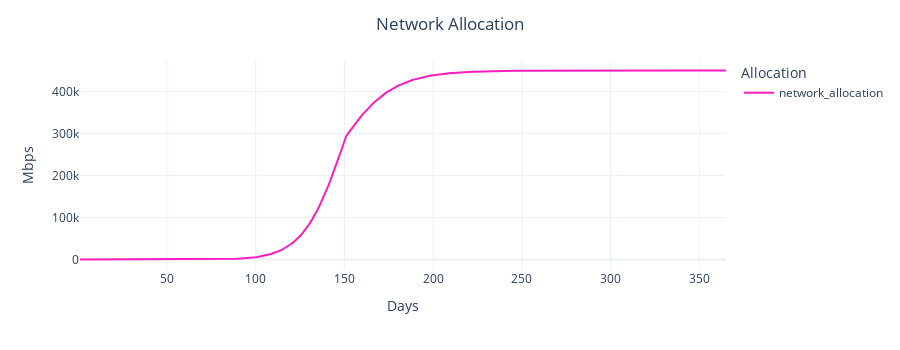

The code cell stored with this chart in its notebook:
### Markdown cell above
# Anaysis 2: Network Allocation

Plot the actual bandwidth allocation for the network over time.

Notes: 
- Since the network assumes clients can initiate temporary connections, actual network allocation is dependent on the current price attractiveness to existing clients, v.s. the

### Code cell
fig = px.line(
    df_1,
    x='timestep',
    y=['network_allocation'],
    height=350
)

fig.update_layout(
    title="Network Allocation",
    xaxis_title="Days",
    yaxis_title="Mbps",
    legend_title="Allocation")

fig.show()

### Figure 1 — Plotly figure (JSON) as saved in the notebook; plotly's stock layout.template omitted (floating-point values rounded to 4 significant figures; data arrays with more than 128 entries replaced by an {"elided": "..."} marker saying what was removed)
{"data": [{"hovertemplate": "variable=network_allocation<br>timestep=%{x}<br>value=%{y}<extra></extra>", "legendgroup": "network_allocation", "line": {"color": "#FC1CBF", "dash": "solid"}, "mode": "lines", "name": "network_allocation", "orientation": "v", "showlegend": true, "type": "scatter", "x": {"elided": "365 int values"}, "xaxis": "x", "y": {"elided": "365 float values"}, "yaxis": "y"}], "layout": {"height": 350, "legend": {"title": {"text": "Allocation"}, "tracegroupgap": 0}, "margin": {"t": 60}, "title": {"text": "Network Allocation"}, "xaxis": {"anchor": "y", "domain": [0, 1], "title": {"text": "Days"}}, "yaxis": {"anchor": "x", "domain": [0, 1], "title": {"text": "Mbps"}}}}
